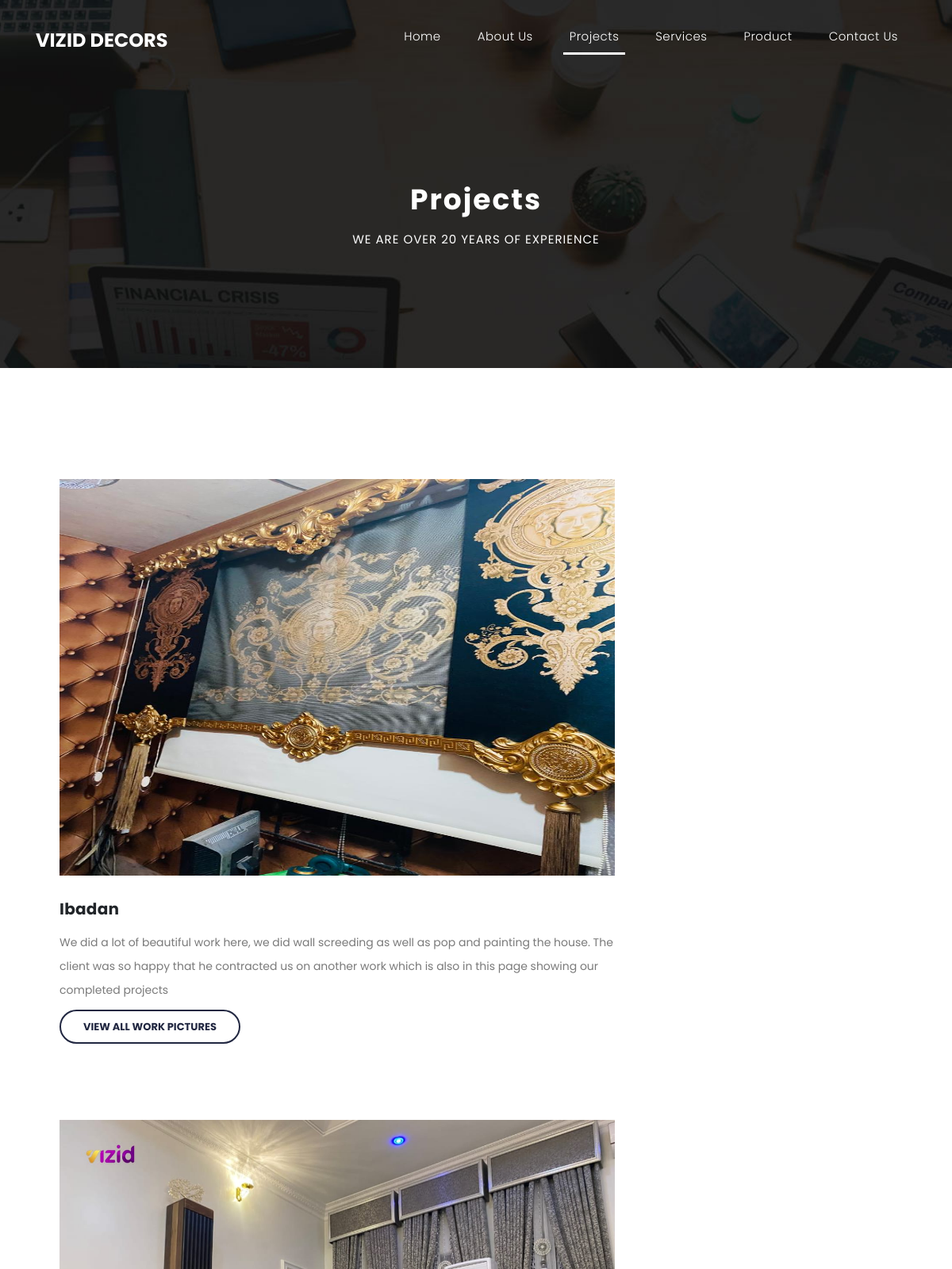
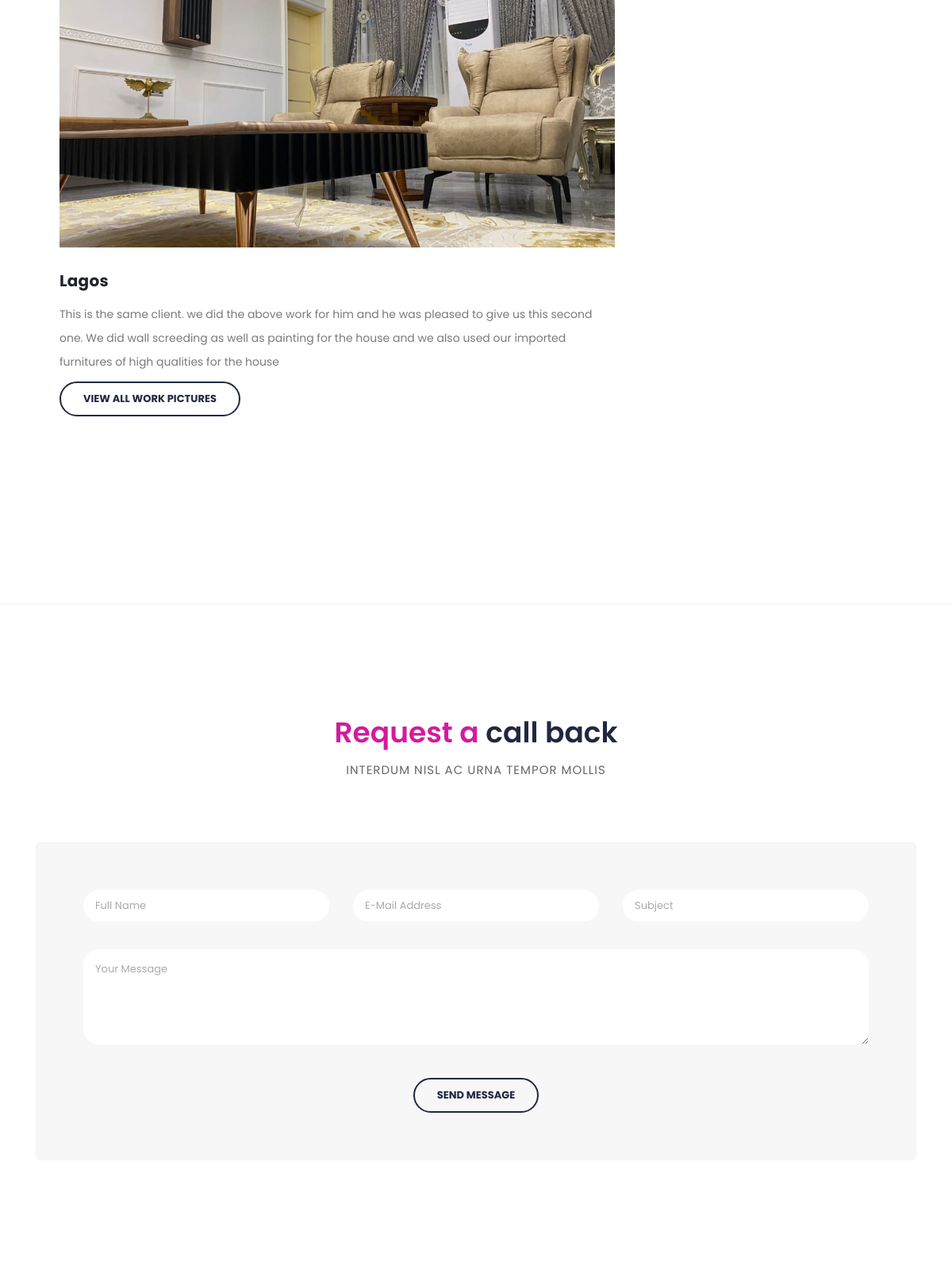
Page /services/ (upper part) on the committed database (2 pictures, top to bottom).
### property/models.py (models this page shows)
class Work(models.Model):
    place=models.CharField(max_length=100)
    discription=models.TextField()
    image=models.ImageField(upload_to="works")

### property/views.py (the view)
# urls.py: path("services/",views.services,name="services"),
def services(request):
    work=Work.objects.all()
    context={"work":work}
    return render(request,"property/services.html",context)

### property/templates/property/services.html (shortened to what this page needs)
<!DOCTYPE html>
<html lang="en">
  <head>
    {% load static %}
    <link href="{% static 'property/vendor/bootstrap/css/bootstrap.min.css'%}" rel="stylesheet">
    <link rel="stylesheet" href="{% static 'property/assets/css/fontawesome.css'%}">
    <link rel="stylesheet" href="{% static 'property/assets/css/fontawesome.min.css'%}">
    <link rel="stylesheet" href="{% static 'property/assets/css/style.css'%}">
    <link rel="stylesheet" href="{% static 'property/assets/css/owl.css'%}">
    <link rel="stylesheet" href="{% static 'property/assets/css/all.min.css'%}">
    <link rel="stylesheet" href="{% static 'property/assets/css/all.css'%}">
    <link rel="stylesheet" href="{% static 'property/assets/css/brands.css'%}">
    <link rel="stylesheet" href="{% static 'property/assets/css/brands.min.css'%}">
    <link rel="stylesheet" href="{% static 'property/assets/css/product.css'%}">
    <link rel="stylesheet" href="{% static 'property/assets/css/contact.css'%}">
  </head>
  <body>
    <header class="">
      <nav class="navbar navbar-expand-lg">
        <div class="container">
          <a class="navbar-brand" href="index.html"><h2>Vizid Decors</h2></a>
          <div class="collapse navbar-collapse" id="navbarResponsive">
            <ul class="navbar-nav ml-auto">
              <li class="nav-item ">
                <a class="nav-link" href="{% url 'home'%}">Home
                </a>
              </li>
              <li class="nav-item">
                <a class="nav-link" href="{% url 'about'%}">About Us</a>
              </li>
              <li class="nav-item active">
                <a class="nav-link" href="{% url 'services'%}">Projects
                </a>
              </li>
              <li class="nav-item">
                <a class="nav-link" href="{% url 'service_detail'%}">Services</a>
              </li>
              <li class="nav-item">
                <a class="nav-link" href="{% url 'product'%}">Product</a>
              </li>
              <li class="nav-item">
                <a class="nav-link" href="{% url 'contact'%}">Contact Us</a>
              </li>
            </ul>
          </div>
        </div>
      </nav>
    </header>
    <div class="page-heading header-text">
      <div class="container">
        <div class="row">
          <div class="col-md-12">
            <h1>Projects</h1>
            <span>We are over 20 years of experience</span>
          </div>
        </div>
      </div>
    </div>
    <div class="single-services">
      <div class="container">
        <div class="row" id="tabs">
          <div class="col-md-8">
            <section class='tabs-content'>
              {% for w in work%}
              <article id='tabs-1'>
                <img src="{{w.image.url}}" height="500px" width="800px"  alt="">
                <h4>{{w.place}}</h4>
                <p>{{w.discription}}</p>
                <a href="/work/{{w.id}}/"><button class="border-button">View All Work Pictures</button>
                </a>
              </article>
              <br>
              <br>
              <br>
              <br>
              {% endfor %}
            </section>
          </div>
        </div>
      </div>
    </div>
    <div class="callback-form callback-services">
      <div class="container">
        <div class="row">
          <div class="col-md-12">
            <div class="section-heading">
              <h2>Request a <em>call back</em></h2>
              <span>interdum nisl ac urna tempor mollis</span>
            </div>
          </div>
          <div class="col-md-12">
            <div class="contact-form">
              <form id="contact" action="{% url 'message' %}" method="POST">
                <div class="row">
                  <div class="col-lg-4 col-md-12 col-sm-12">
                    <fieldset>
                      <input name="name" type="text" class="form-control" id="name" placeholder="Full Name" required="">
                    </fieldset>
                  </div>
                  <div class="col-lg-4 col-md-12 col-sm-12">
                    <fieldset>
                      <input name="email" type="text" class="form-control" id="email" pattern="[^ @]*@[^ @]*" placeholder="E-Mail Address" required="">
                    </fieldset>
                  </div>
                  <div class="col-lg-4 col-md-12 col-sm-12">
                    <fieldset>
                      <input name="subject" type="text" class="form-control" id="subject" placeholder="Subject" required="">
                    </fieldset>
                  </div>
                  <div class="col-lg-12">
                    <fieldset>
                      <textarea name="message" rows="6" class="form-control" id="message" placeholder="Your Message" required=""></textarea>
                    </fieldset>
                  </div>
                  <div class="col-lg-12">
                    <fieldset>
                      <button type="submit" id="form-submit" class="border-button">Send Message</button>
                    </fieldset>
                  </div>
                </div>
              </form>
            </div>
          </div>
        </div>
      </div>
    </div>
  </body>
</html>

### property/static/property/assets/css/style.css (style rules this page uses)
body { font-family: 'Poppins', sans-serif; overflow-x: hidden; text-rendering: optimizeLegibility; -webkit-font-smoothing: antialiased; -moz-osx-font-smoothing: grayscale; }
p { margin-bottom: 0px; font-size: 14px; color: #666666; line-height: 30px; }
a { text-decoration: none!important; }
ul { padding: 0; margin: 0; list-style: none; }
h1,h2,h3,h4,h5,h6 { margin: 0px; }
.section-heading { text-align: center; margin-bottom: 80px; }
.section-heading h2 { font-size: 36px; font-weight: 600; color: #d41b9d; }
.section-heading em { font-style: normal; color: #212741; }
.section-heading span { display: block; margin-top: 15px; text-transform: uppercase; font-size: 15px; color: #666; letter-spacing: 1px; }
header { position: absolute; z-index: 99999; width: 100%; background-color: transparent!important; height: 80px; -webkit-transition: all 0.3s ease-in-out 0s; -moz-transition: all 0.3s ease-in-out 0s; -o-transition: all 0.3s ease-in-out 0s; transition: all 0.3s ease-in-out 0s; }
header .navbar { padding: 20px 0px; }
.navbar .navbar-brand { float: left; margin-top: 12px; outline: none; }
.navbar .navbar-brand h2 { color: #fff; text-transform: uppercase; font-size: 24px; font-weight: 700; -webkit-transition: all .3s ease 0s; -moz-transition: all .3s ease 0s; -o-transition: all .3s ease 0s; transition: all .3s ease 0s; }
#navbarResponsive { z-index: 999; }
.navbar-collapse { text-align: center; }
.navbar .navbar-nav .nav-item { margin: 0px 15px; }
.navbar .navbar-nav a.nav-link { text-transform: capitalize; font-size: 15px; font-weight: 300; letter-spacing: 0.5px; color: #fff; transition: all 0.5s; margin-top: 5px; }
.navbar .navbar-nav .nav-link:hover, .navbar .navbar-nav .active>.nav-link, .navbar .navbar-nav .nav-link.current, .navbar .navbar-nav .nav-link.show, .navbar .navbar-nav .show>.nav-link { color: #fff; border-bottom: 3px solid #fff; }
*, *:before, *:after { -webkit-box-sizing: border-box; box-sizing: border-box; -webkit-font-smoothing: antialiased; -moz-osx-font-smoothing: grayscale; }
.callback-services { border-top: 1px solid #eee; padding-top: 140px; }
.callback-form { margin-top: 140px; }
.callback-form .contact-form { background-color: #f7f7f7; padding: 60px; border-radius: 5px; text-align: center; }
.callback-form .contact-form input { border-radius: 20px; height: 40px; line-height: 40px; display: inline-block; padding: 0px 15px; color: #6a6a6a; font-size: 13px; text-transform: none; box-shadow: none; border: none; margin-bottom: 35px; }
.callback-form .contact-form textarea { border-radius: 20px; height: 120px; max-height: 200px; min-height: 120px; display: inline-block; padding: 15px; color: #6a6a6a; font-size: 13px; text-transform: none; box-shadow: none; border: none; margin-bottom: 35px; }
.callback-form .contact-form ::placeholder { color: #aaa; }
.callback-form .contact-form button.border-button { background-color: transparent; color: #212741; border: 2px solid #212741; font-size: 13px; text-transform: uppercase; font-weight: 700; padding: 10px 28px; border-radius: 30px; display: inline-block; transition: all 0.3s; outline: none; box-shadow: none; text-shadow: none; cursor: pointer; }
.page-heading { text-align: center; background-image: url(../images/page-heading-bg.jpg); background-position: center center; background-repeat: no-repeat; background-size: cover; padding: 230px 0px 150px 0px; color: #fff; }
.page-heading h1 { text-transform: capitalize; font-size: 36px; font-weight: 700; letter-spacing: 2px; margin-bottom: 18px; }
.page-heading span { font-size: 15px; text-transform: uppercase; letter-spacing: 1px; color: #fff; display: block; }
.single-services { margin-top: 140px; }
.tabs-content { margin-left: 30px; text-align: left; display: inline-block; transition: all 0.3s; }
.tabs-content img { max-width: 100%; overflow: hidden; }
.tabs-content h4 { font-size: 20px; font-weight: 700; letter-spacing: 0.25px; margin-bottom: 15px; margin-top: 30px; }
.tabs-content p { font-size: 14px; color: #7a7a7a; margin-bottom: 0px; }
.tabs-content button.border-button { background-color: transparent; color: #212741; border: 2px solid #212741; font-size: 13px; text-transform: uppercase; font-weight: 700; padding: 10px 28px; border-radius: 30px; display: inline-block; transition: all 0.3s; outline: none; box-shadow: none; text-shadow: none; cursor: pointer; margin-top: 10px; }

### property/static/property/assets/css/brands.css (style rules this page uses)
:root, :host { --fa-style-family-brands: 'Font Awesome 6 Brands'; --fa-font-brands: normal 400 1em/1 'Font Awesome 6 Brands'; }

### rows in the picture
Work: image (picture), place "Ibadan", discription "We did a lot of beautiful work here, we did wall screeding as well as pop and painting the house. The client was so happy that he contracted us on another work which is also in this page showing our completed projects"
Work: image (picture), place "Lagos", discription "This is the same client. we did the above work for him and he was pleased to give us this second one. We did wall screeding as well as painting for the house and we also used our imported furnitures of high qualities for the house"
